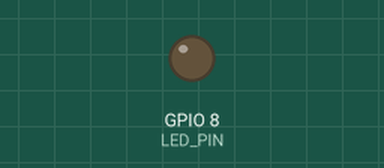
A program run on a simulated ESP32. Parts: output pins drawn as LEDs (lit = HIGH). WiFi joins after 1.5 s; servers stay silent unless stated; what the program prints to the serial monitor is not drawn.

Above: at 0.0 s.
At 2.1 s:
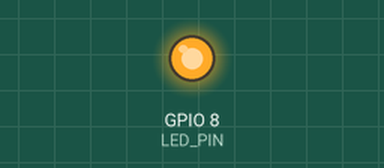
Timing chart, 0 to 3.6 s (numbered marks = the images above):
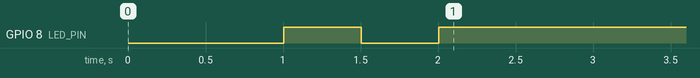

The program:

main.cpp
```cpp
#include <Arduino.h>
#include <WiFi.h>
#include "config.h"

const int LED_PIN = D9;

// TODO: Implement the WiFi event handler
// This function is called when WiFi events occur (connect, disconnect, got IP)
//
// Note: Event constant names depend on ESP32 Arduino core version:
//   Arduino-ESP32 2.x: ARDUINO_EVENT_WIFI_STA_CONNECTED, etc.
//   Arduino-ESP32 1.x: SYSTEM_EVENT_STA_CONNECTED, etc.
// PlatformIO with espressif32 platform 5.x+ uses the ARDUINO_EVENT_* names.
void onWiFiEvent(WiFiEvent_t event) {
    // Handle these events:
    // - ARDUINO_EVENT_WIFI_STA_CONNECTED: Connected to access point
    // - ARDUINO_EVENT_WIFI_STA_GOT_IP: Got IP address
    // - ARDUINO_EVENT_WIFI_STA_DISCONNECTED: Disconnected from access point
    switch (event) {
        case ARDUINO_EVENT_WIFI_STA_CONNECTED:
            Serial.println("WiFi connected to access point");
            break;

        case ARDUINO_EVENT_WIFI_STA_GOT_IP:
            Serial.print("Got IP address: ");
            Serial.println(WiFi.localIP());
            digitalWrite(LED_PIN, HIGH); // on = connected
            break;

        case ARDUINO_EVENT_WIFI_STA_DISCONNECTED:
            Serial.println("WiFi disconnected");
            digitalWrite(LED_PIN, LOW);
            break;

        default:
            break;
    }
}

// TODO: Implement the connect function
// Should initiate connection and wait until connected or timeout
bool connectToWiFi() {
    // 1. Set WiFi mode to station (WIFI_STA)
    // 2. Begin connection with WiFi.begin(ssid, password)
    // 3. Wait for connection with timeout (e.g., 10 seconds)
    // 4. Return true if connected, false if timeout
    Serial.print("Connecting to ");
    Serial.print(WIFI_SSID);
    Serial.println("...");

    WiFi.mode(WIFI_STA);
    WiFi.begin(WIFI_SSID, WIFI_PASSWORD);

    unsigned long startTime = millis();
    const unsigned long timeout = 10000;
    bool ledState = false;

    while (WiFi.status() != WL_CONNECTED && millis() - startTime < timeout) {
        ledState = !ledState;          // blinking = connecting
        digitalWrite(LED_PIN, ledState);

        delay(500);
        Serial.print(".");
    }

    Serial.println();

    if (WiFi.status() == WL_CONNECTED) {
        digitalWrite(LED_PIN, HIGH);
        return true;
    }

    digitalWrite(LED_PIN, LOW);
    return false;
}

void setup() {
    Serial.begin(115200);
    delay(1000);

    pinMode(LED_PIN, OUTPUT);
    digitalWrite(LED_PIN, LOW);

    Serial.println("ESP32 WiFi Connect Example");
    Serial.println("============================");

    // TODO: Register the WiFi event handler
    // WiFi.onEvent(onWiFiEvent);
    WiFi.onEvent(onWiFiEvent);

    // TODO: Call connectToWiFi() and handle result
    bool connected = connectToWiFi();

    if (connected) {
        Serial.println("Connection successful!");
        Serial.print("Signal strength (RSSI): ");
        Serial.print(WiFi.RSSI());
        Serial.println(" dBm");
    } else {
        Serial.println("Connection failed!");
    }

}

void loop() {
    // TODO: Check connection status periodically
    // If disconnected, attempt to reconnect
    if (WiFi.status() != WL_CONNECTED) {
        static bool ledState = false;

        Serial.println("Reconnecting...");
        WiFi.reconnect();

        ledState = !ledState;          // blinking while reconnecting
        digitalWrite(LED_PIN, ledState);

        delay(500);
    } else {
        digitalWrite(LED_PIN, HIGH);   // on = connected

        Serial.print("Signal strength (RSSI): ");
        Serial.print(WiFi.RSSI());
        Serial.println(" dBm");

        delay(5000);
    }
}
```

config.h
```cpp
const char* WIFI_SSID = "POCO F3";
const char* WIFI_PASSWORD = "eaxb0711";
```
